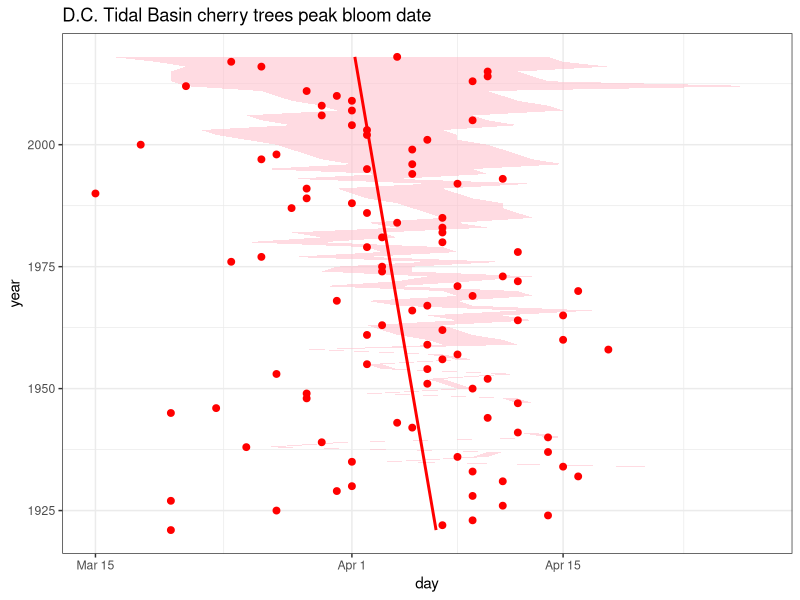

Write R code to recreate this figure.
library(tidyverse)
library(lubridate)
cherries <- read_csv("blossom_dates.csv")

# graphic reference here: http://opiateforthemass.es/articles/sakura/


#creates an separate column, adding beginning date and duration to create an end date for the festival...Cleans up the label names for ease of graphing.

# Data tidying -- Create Date object for Jan 1 of the year and then add the day integers to that to get the dates.
cherries <- cherries %>%
  setNames(c('year', 'peak', 'festival_start', 'duration')) %>%   
  # Clean up names
  mutate(festival_end = festival_start + duration)               
# Day of year of festival end

# Make a plot with a ribbon for the festival, points for the peak blooms, and a smoothing line for the peak blooms
# Label y axis with correctly formatted day

date_label_ticks <- 
  c('2019-03-15','2019-04-01','2019-04-15','2019-05-01','2019-05-15') 
# Can edit

###################### Creates a graphic with the dates of the blossom peak date and the cherry blossom festival. 

#from here: https://mcfromnz.wordpress.com/2014/06/02/shading-between-two-lines-ggplot/
#and thanks to Quentin Read for looking over and recommending label tweaks to the code.

  ggplot( cherries, aes( x = year)) +
  #creates the ribbon in between the two dates of the cherry blossom festival
  geom_ribbon(aes(ymin = festival_start, ymax = festival_end), fill = "#FFB7C5", color = NA, alpha = 0.5) + # Semitransparent +
  geom_point(aes(y= peak), color = 'red', size = 2) +
   #accessed from EPA here: https://www.epa.gov/sites/production/files/2016-08/cherry-blossoms_fig-1.csv
   #explaoins the LOESS Regression line https://en.wikipedia.org/wiki/Local_regression
  geom_smooth(aes(y=peak), method = "lm", se = FALSE, size = 1, color = "red") + coord_flip() + #flips graphic 180...you don't have to change anything else.
    
  #geom_smooth(aes(y=peak), method ='lm', se = FALSE)
  ggtitle("D.C. Tidal Basin cherry trees peak bloom date") +
#Can be added to make a line, instead of points.
#  geom_line(aes(cherries$Year, y= cherries$`days after Jan 1`)) +
  scale_y_continuous(name = 'day', labels = 
                         paste(month(date_label_ticks, label = TRUE), mday(date_label_ticks)), 
                       breaks = yday(date_label_ticks))+
 #removes, background border and grid lines. https://felixfan.github.io/ggplot2-remove-grid-background-margin/
  #removes just gray 
  theme_bw()  
  #removes everything ==  theme(panel.background = element_blank())

  # Very crude linear model
  fit <- lm(peak ~ year, data = cherries)
  summary(fit) # p value is  0.0305 ZOMG!!!! R squared is very very low though, so not much confidence in model
  slope <- fit$coefficients['year'] 
  slope
  # About 0.055 days earlier per year  -1/slope # Equals 1 day every 19ish years
  
## a separate NPS dataset with the actual dates. But didn't have the cherry blossom festival information. 
cherry_blossom <- read_csv("cherry_blossom_peak_bloom.csv")

# to report R value, I use the === Multiple R-squared:  0.04784

